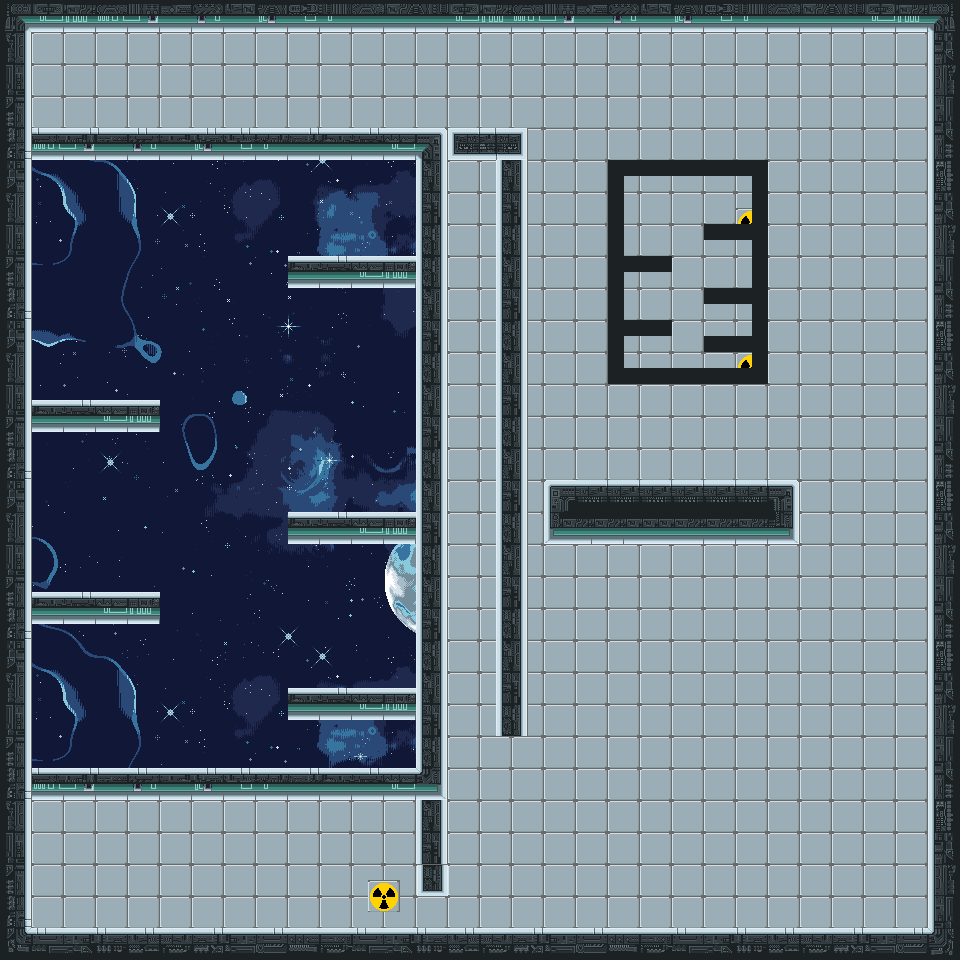

Rendered tile map (Tiled .tmx) drawn with the repository's tilesets; below, a short description and the map source with its tile grids summarised:
An orthogonal 60x60 tile map with 16x16 px tiles, 3 tile layers (Background, Middleground, Wall), 2 tilesets and 30 objects.

<map version="1.8" tiledversion="1.8.2" orientation="orthogonal" renderorder="right-down" width="60" height="60" tilewidth="16" tileheight="16" infinite="0" nextlayerid="6" nextobjectid="35">
 <tileset firstgid="1" source="SpaceBack2.tsx" />
 <tileset firstgid="3876" source="LabAssets1.tsx" />
 <layer id="1" name="Background" width="60" height="60">
  <data>[3600 cells, 3600 non-empty, 1860 distinct tile ids]</data>
 </layer>
 <layer id="2" name="Middleground" width="60" height="60">
  <data>[3600 cells, 2044 non-empty, 37 distinct tile ids]</data>
 </layer>
 <layer id="3" name="Wall" width="60" height="60">
  <data>[3600 cells, 882 non-empty, 252 distinct tile ids]</data>
 </layer>
 <objectgroup id="4" name="Wall">
  <object id="1" x="0" y="0" width="960" />
  <object id="2" x="960" y="0" height="960" />
  <object id="3" x="0" y="0" height="960" />
  <object id="4" x="0" y="960" width="960" />
  <object id="5" x="0" y="0" width="960" height="32" />
  <object id="6" x="928" y="0" width="32" height="960" />
  <object id="7" x="0" y="0" width="32" height="960" />
  <object id="8" x="0" y="928" width="960" height="32" />
  <object id="12" x="416" y="160" width="32" height="640" />
  <object id="13" x="32" y="768" width="384" height="32" />
  <object id="14" x="288" y="688" width="128" height="32" />
  <object id="16" x="32" y="592" width="128" height="32" />
  <object id="17" x="288" y="512" width="128" height="32" />
  <object id="18" x="32" y="400" width="128" height="32" />
  <object id="19" x="288" y="256" width="128" height="32" />
  <object id="20" x="416" y="800" width="32" height="96" />
  <object id="22" x="544" y="480.571" width="255.179" height="62.8579" />
  <object id="31" x="362.143" y="872.203" width="48" height="48">
   <properties>
    <property name="Name" value="Goal" />
   </properties>
  </object>
  <object id="33" x="32" y="128" width="496" height="32" />
  <object id="34" x="496" y="160" width="32" height="576" />
 </objectgroup>
 <objectgroup id="5" name="Entities">
  <object id="9" x="76.7435" y="81.535" width="16" height="32">
   <properties>
    <property name="Name" value="Player" />
   </properties>
  </object>
  <object id="10" x="284.223" y="9.9467" width="160.667" height="140">
   <properties>
    <property name="Name" value="Text" />
    <property name="Text" value="Gravity pads flip the world gravity in the indicated direction" />
   </properties>
  </object>
  <object id="21" x="382.124" y="160.672" width="64" height="64">
   <properties>
    <property name="Name" value="Cube" />
   </properties>
  </object>
  <object id="25" x="431.001" y="878.604" width="35" height="32">
   <properties>
    <property name="ID" type="int" value="1" />
    <property name="Name" value="Door" />
   </properties>
  </object>
  <object id="26" x="371.731" y="729.103" width="64" height="32">
   <properties>
    <property name="ID" type="int" value="1" />
    <property name="Name" value="Pad" />
   </properties>
  </object>
  <object id="27" x="573.207" y="416.512" width="32" height="32">
   <properties>
    <property name="Gravity" value="Up" />
    <property name="Name" value="Gravity" />
   </properties>
  </object>
  <object id="28" x="637.964" y="415.712" width="32" height="32">
   <properties>
    <property name="Gravity" value="Down" />
    <property name="Name" value="Gravity" />
   </properties>
  </object>
  <object id="29" x="703.52" y="416.512" width="32" height="32">
   <properties>
    <property name="Gravity" value="Left" />
    <property name="Name" value="Gravity" />
   </properties>
  </object>
  <object id="30" x="766.678" y="415.712" width="32" height="32">
   <properties>
    <property name="Gravity" value="Right" />
    <property name="Name" value="Gravity" />
   </properties>
  </object>
  <object id="32" x="382.934" y="63.9467" width="32" height="32">
   <properties>
    <property name="Gravity" value="Right" />
    <property name="Name" value="Gravity" />
   </properties>
  </object>
 </objectgroup>
</map>
